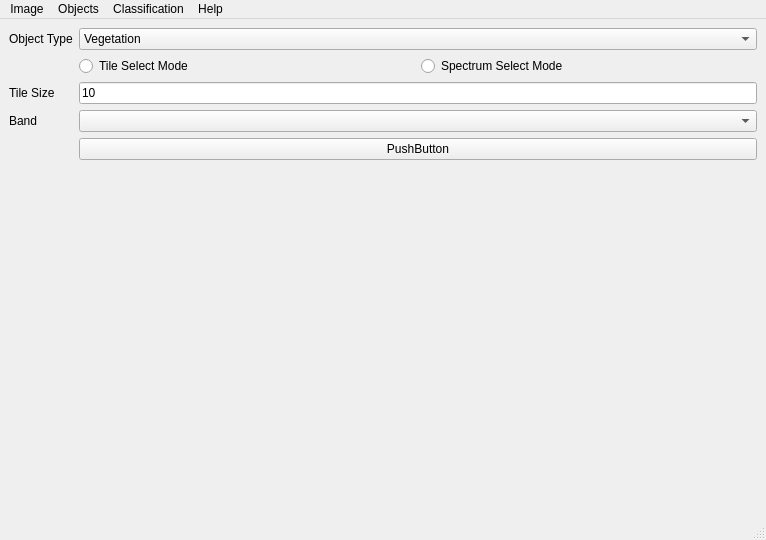
<?xml version="1.0" encoding="UTF-8"?>
<ui version="4.0">
 <class>imageTilePicker</class>
 <widget class="QMainWindow" name="imageTilePicker">
  <property name="geometry">
   <rect>
    <x>0</x>
    <y>0</y>
    <width>766</width>
    <height>540</height>
   </rect>
  </property>
  <property name="windowTitle">
   <string>Tile Picker</string>
  </property>
  <widget class="QWidget" name="centralwidget">
   <layout class="QGridLayout" name="gridLayout">
    <item row="0" column="0">
     <layout class="QVBoxLayout" name="canvasView">
      <property name="sizeConstraint">
       <enum>QLayout::SetDefaultConstraint</enum>
      </property>
     </layout>
    </item>
    <item row="1" column="1">
     <layout class="QFormLayout" name="formLayout">
      <item row="0" column="0">
       <widget class="QLabel" name="label">
        <property name="text">
         <string>Object Type</string>
        </property>
       </widget>
      </item>
      <item row="0" column="1">
       <widget class="QComboBox" name="classNameCombo">
        <item>
         <property name="text">
          <string>Vegetation</string>
         </property>
        </item>
        <item>
         <property name="text">
          <string>Tree</string>
         </property>
        </item>
        <item>
         <property name="text">
          <string>Snow</string>
         </property>
        </item>
        <item>
         <property name="text">
          <string>Water</string>
         </property>
        </item>
        <item>
         <property name="text">
          <string>Asphalt</string>
         </property>
        </item>
        <item>
         <property name="text">
          <string>Concrete</string>
         </property>
        </item>
        <item>
         <property name="text">
          <string>Soil</string>
         </property>
        </item>
        <item>
         <property name="text">
          <string>Grass</string>
         </property>
        </item>
        <item>
         <property name="text">
          <string>Paint</string>
         </property>
        </item>
       </widget>
      </item>
      <item row="1" column="1">
       <layout class="QHBoxLayout" name="horizontalLayout">
        <item>
         <widget class="QRadioButton" name="tileSelectRadio">
          <property name="text">
           <string>Tile Select Mode</string>
          </property>
          <property name="checkable">
           <bool>false</bool>
          </property>
         </widget>
        </item>
        <item>
         <widget class="QRadioButton" name="spectrumSelectRadio">
          <property name="text">
           <string>Spectrum Select Mode</string>
          </property>
          <property name="checkable">
           <bool>false</bool>
          </property>
         </widget>
        </item>
       </layout>
      </item>
      <item row="3" column="0">
       <widget class="QLabel" name="label_3">
        <property name="text">
         <string>Tile Size</string>
        </property>
       </widget>
      </item>
      <item row="3" column="1">
       <widget class="QLineEdit" name="tileSizeEdit">
        <property name="text">
         <string>10</string>
        </property>
        <property name="readOnly">
         <bool>true</bool>
        </property>
       </widget>
      </item>
      <item row="4" column="0">
       <widget class="QLabel" name="label_4">
        <property name="text">
         <string>Band</string>
        </property>
       </widget>
      </item>
      <item row="4" column="1">
       <widget class="QComboBox" name="bandSelectCombo"/>
      </item>
      <item row="5" column="0">
       <widget class="QLabel" name="label_2">
        <property name="text">
         <string/>
        </property>
       </widget>
      </item>
      <item row="5" column="1">
       <widget class="QPushButton" name="pushButton">
        <property name="text">
         <string>PushButton</string>
        </property>
       </widget>
      </item>
     </layout>
    </item>
    <item row="0" column="1">
     <layout class="QVBoxLayout" name="loadedImagesTableLayout"/>
    </item>
    <item row="1" column="0">
     <layout class="QFormLayout" name="selectedTilesTableLayout">
      <property name="sizeConstraint">
       <enum>QLayout::SetDefaultConstraint</enum>
      </property>
     </layout>
    </item>
   </layout>
  </widget>
  <widget class="QMenuBar" name="menubar">
   <property name="geometry">
    <rect>
     <x>0</x>
     <y>0</y>
     <width>766</width>
     <height>21</height>
    </rect>
   </property>
   <widget class="QMenu" name="menuObjects">
    <property name="title">
     <string>Objects</string>
    </property>
    <addaction name="actionAdd_New_Object_Type"/>
    <addaction name="actionLoad_Object_Config"/>
    <addaction name="actionExport_Objects_to_File"/>
   </widget>
   <widget class="QMenu" name="menuImage">
    <property name="title">
     <string>Image</string>
    </property>
    <addaction name="actionLoad_Images"/>
   </widget>
   <widget class="QMenu" name="menuClassification">
    <property name="title">
     <string>Classification</string>
    </property>
    <widget class="QMenu" name="menuUnsupervised">
     <property name="title">
      <string>Unsupervised</string>
     </property>
     <addaction name="actionK_Means"/>
    </widget>
    <widget class="QMenu" name="menuSupervised">
     <property name="title">
      <string>Supervised</string>
     </property>
     <widget class="QMenu" name="menuAdaBoost">
      <property name="title">
       <string>AdaBoost</string>
      </property>
      <addaction name="actionAdaBoostTrain"/>
      <addaction name="actionAdaBoostClassify"/>
     </widget>
     <widget class="QMenu" name="menuRandom_Forest">
      <property name="title">
       <string>Random Forest</string>
      </property>
      <addaction name="actionRfTrain"/>
      <addaction name="actionRfClassify"/>
     </widget>
     <addaction name="menuAdaBoost"/>
     <addaction name="menuRandom_Forest"/>
    </widget>
    <widget class="QMenu" name="menuVeggiPy">
     <property name="title">
      <string>VeggiPy</string>
     </property>
     <addaction name="actionImportMultiDetect"/>
     <addaction name="actionClassifyVegetation"/>
    </widget>
    <addaction name="menuUnsupervised"/>
    <addaction name="menuSupervised"/>
    <addaction name="menuVeggiPy"/>
   </widget>
   <widget class="QMenu" name="menuHelp">
    <property name="title">
     <string>Help</string>
    </property>
   </widget>
   <addaction name="menuImage"/>
   <addaction name="menuObjects"/>
   <addaction name="menuClassification"/>
   <addaction name="menuHelp"/>
  </widget>
  <widget class="QStatusBar" name="statusbar"/>
  <action name="actionAdd_New_Object_Type">
   <property name="text">
    <string>Add New Object Type</string>
   </property>
  </action>
  <action name="actionLoad_Object_Config">
   <property name="text">
    <string>Load Object Config</string>
   </property>
  </action>
  <action name="actionLoad_Images">
   <property name="text">
    <string>Add Image</string>
   </property>
  </action>
  <action name="actionExport_Objects_to_File">
   <property name="text">
    <string>Export Objects to File</string>
   </property>
  </action>
  <action name="actionK_Means">
   <property name="text">
    <string>K-Means</string>
   </property>
  </action>
  <action name="actionAdaBoostTrain">
   <property name="text">
    <string>Train</string>
   </property>
  </action>
  <action name="actionAdaBoostClassify">
   <property name="text">
    <string>Classify</string>
   </property>
  </action>
  <action name="actionRfTrain">
   <property name="text">
    <string>Train</string>
   </property>
  </action>
  <action name="actionRfClassify">
   <property name="text">
    <string>Classify</string>
   </property>
  </action>
  <action name="actionImportMultiDetect">
   <property name="text">
    <string>Import MultiDetect</string>
   </property>
  </action>
  <action name="actionClassifyVegetation">
   <property name="text">
    <string>Classify Vegetation</string>
   </property>
  </action>
 </widget>
 <resources/>
 <connections/>
</ui>
